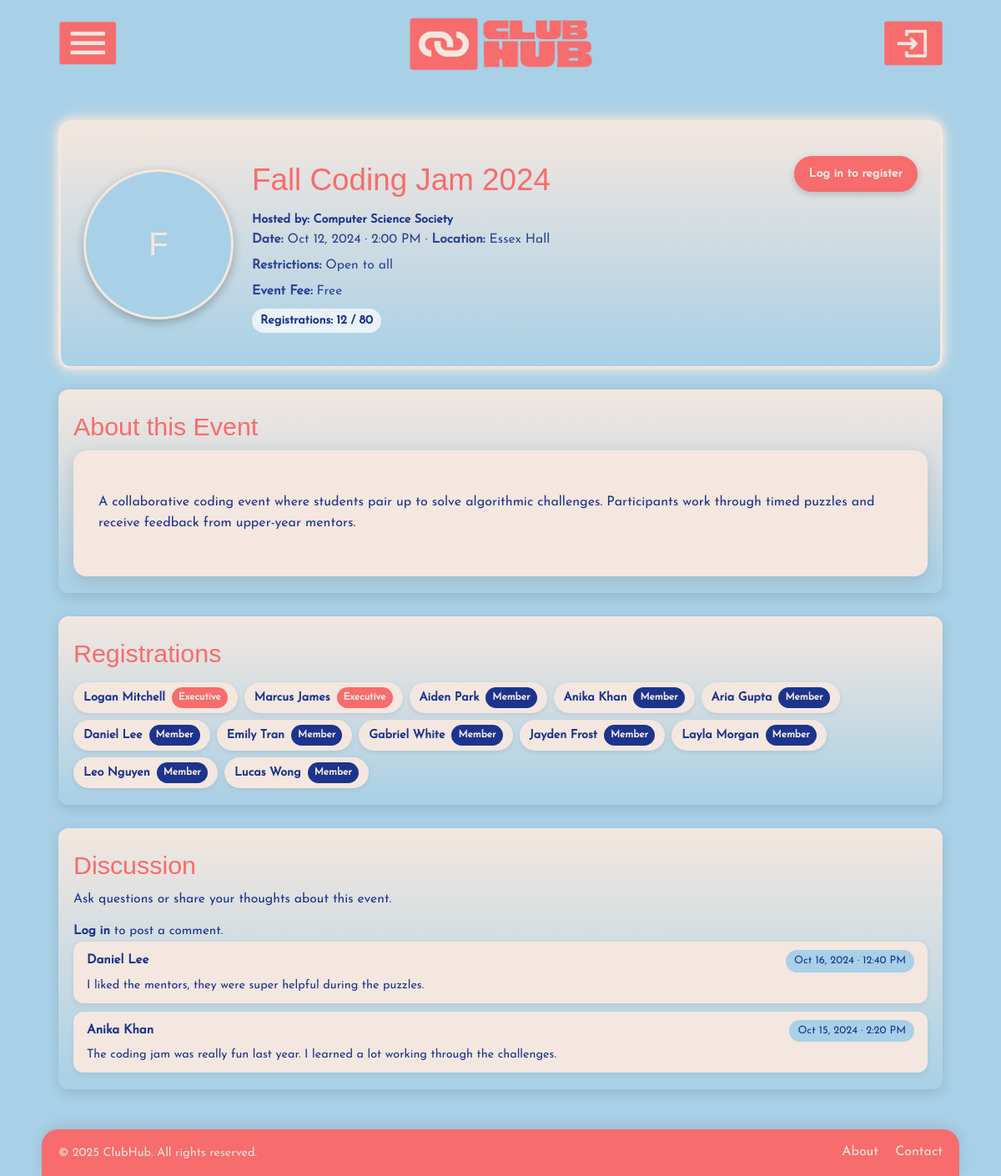
/event/view-event.php?id=1, run on the app's committed database.
### tables this page shows
CREATE TABLE IF NOT EXISTS Event (
    event_id INT AUTO_INCREMENT PRIMARY KEY,
    club_id INT NOT NULL,
    event_name VARCHAR(100) NOT NULL,
    event_description TEXT,
    event_location VARCHAR(255),
    event_date DATETIME,
    capacity INT,
    event_status ENUM('pending', 'approved', 'cancelled') DEFAULT 'pending',
    event_condition ENUM('none', 'women_only', 'undergrad_only', 'first_year_only') DEFAULT 'none',
    registration_open BOOLEAN DEFAULT TRUE,
    event_fee DECIMAL(8,2) DEFAULT 0.00,
    UNIQUE KEY unique_club_event (club_id, event_name),
    FOREIGN KEY (club_id) REFERENCES Club(club_id) ON DELETE CASCADE
);

CREATE TABLE IF NOT EXISTS Club (
    club_id INT AUTO_INCREMENT PRIMARY KEY,
    club_name VARCHAR(100) NOT NULL UNIQUE,
    club_email VARCHAR(100) UNIQUE,
    club_description TEXT,
    creation_date DATE DEFAULT (CURRENT_DATE),
    club_condition ENUM('none', 'women_only', 'undergrad_only', 'first_year_only') DEFAULT 'none',
    club_status ENUM('active', 'inactive') DEFAULT 'active'
);

CREATE TABLE IF NOT EXISTS User (
    user_id INT AUTO_INCREMENT PRIMARY KEY,
    first_name VARCHAR(50) NOT NULL,
    last_name VARCHAR(50) NOT NULL,
    user_email VARCHAR(100) NOT NULL UNIQUE,
    user_password VARCHAR(255) NOT NULL,
    user_status ENUM('active', 'suspended') DEFAULT 'active',
    user_type ENUM('student', 'admin') DEFAULT 'student',
    join_date DATE DEFAULT (CURRENT_DATE),
    gender VARCHAR(20),
    faculty VARCHAR(100),
    level_of_study ENUM('undergraduate', 'graduate') DEFAULT 'undergraduate',
    year_of_study INT
);

CREATE TABLE IF NOT EXISTS Comments (
    comment_id INT AUTO_INCREMENT PRIMARY KEY,
    user_id INT NOT NULL,
    event_id INT NOT NULL,
    comment_message TEXT NOT NULL,
    comment_date TIMESTAMP DEFAULT CURRENT_TIMESTAMP,
    FOREIGN KEY (user_id) REFERENCES User(user_id) ON DELETE CASCADE,
    FOREIGN KEY (event_id) REFERENCES Event(event_id) ON DELETE CASCADE
);

### public/event/view-event.php (the view, shortened to what the rows shown need)
<?php
require_once('../../src/config/utils.php');
require_once(MODELS_PATH . 'Event.php');
require_once(MODELS_PATH . 'User.php');
require_once(MODELS_PATH . 'Registration.php');
require_once(MODELS_PATH . 'Comment.php');
$userId  = $_SESSION['user_id'] ?? null;
$isAdmin = !empty($_SESSION['is_admin']);
$eventId = isset($_GET['id']) ? (int)$_GET['id'] : 0;
$eventModel        = new Event();
$registrationModel = new Registration();
$commentModel      = new Comment();
$event     = null;
$clubId    = null;
$clubName  = '';
if ($isAdmin) {
    $event = $eventModel->findById($eventId);
} else {
    $event = $eventModel->findVisibleById($eventId);
}
if ($event) {
    $clubId    = (int)$event['club_id'];
    $clubName  = $event['club_name'] ?? '';
}
$participantCount = 0;
$capacity         = null;
$isPaidEvent      = false;
$registeredUsers  = [];
if ($event) {
    $participantCount = $registrationModel->countRegistrations($eventId);
    $capacity         = $event['capacity'] !== null ? (int)$event['capacity'] : null;
    $isPaidEvent      = ($event['event_fee'] ?? 0) > 0;
    $registeredUsers = $registrationModel->getUsersForEvent($eventId);
}
$comments = $event ? $commentModel->getCommentsForEvent($eventId) : [];
?>
<!DOCTYPE html>
<html lang="en">
<head>
    <link rel="stylesheet" href="<?php echo STYLE_URL; ?>?v=<?= time(); ?>">
</head>
<body>
<?php include_once(LAYOUT_PATH . 'header.php'); ?>
<main>
    <?php if (!$event): ?>
        <section class="club-section">
            <div class="club-section-header">
                <h2>Event Not Found</h2>
            </div>
            <p class="club-empty">
                The club hosting this event may have been deactivated, the event is not approved yet,
                or the event you are looking for does not exist.
            </p>
        </section>
    <?php else: ?>
        <section class="event-hero">
            <div class="event-hero-inner">
                <div class="event-avatar">
                    <span><?= strtoupper(substr($event['event_name'], 0, 1)) ?></span>
                </div>
                <div class="event-main-info">
                    <div class="event-main-header-row">
                        <div class="event-main-text">
                            <h1><?= htmlspecialchars($event['event_name']); ?></h1>
                            <?php if (!empty($clubName)): ?>
                                <p class="explore-meta event-host-meta">
                                    Hosted by:
                                    <?php if (!empty($clubId)): ?>
                                        <a href="<?= PUBLIC_URL ?>club/view-club.php?id=<?= $clubId ?>">
                                            <?= htmlspecialchars($clubName); ?>
                                        </a>
                                    <?php else: ?>
                                        <?= htmlspecialchars($clubName); ?>
                                    <?php endif; ?>
                                </p>
                            <?php endif; ?>
                            <?php
                            $prettyDate = '';
                            if (!empty($event['event_date'])) {
                                $ts = strtotime($event['event_date']);
                                if ($ts !== false) {
                                    $prettyDate = date('M d, Y · g:i A', $ts);
                                } else {
                                    $prettyDate = $event['event_date'];
                                }
                            }
                            ?>
                            <?php if ($prettyDate || !empty($event['event_location'])): ?>
                                <p class="event-meta-secondary">
                                    <?php if ($prettyDate): ?>
                                        <strong>Date:</strong> <?= htmlspecialchars($prettyDate); ?>
                                    <?php endif; ?>
                                    <?php if (!empty($event['event_location'])): ?>
                                        <?php if ($prettyDate): ?> · <?php endif; ?>
                                        <strong>Location:</strong> <?= htmlspecialchars($event['event_location']); ?>
                                    <?php endif; ?>
                                </p>
                            <?php endif; ?>
                            <p class="event-meta-secondary">
                                <strong>Restrictions:</strong>
                                <?= htmlspecialchars(prettyCondition($event['event_condition'] ?? 'none')); ?>
                            </p>
                            <p class="event-meta-secondary">
                                <strong>Event Fee:</strong>
                                <?php if ($isPaidEvent): ?>
                                    $<?= htmlspecialchars(number_format((float)$event['event_fee'], 2)); ?>
                                <?php else: ?>
                                    Free
                                <?php endif; ?>
                            </p>
                            <p class="event-meta-line">
                                <span>
                                    <strong>Registrations:</strong>
                                    <?= (int)$participantCount ?>
                                    <?php if ($capacity !== null): ?>
                                        / <?= $capacity ?>
                                    <?php endif; ?>
                                </span>
                            </p>
                        </div>
                        <div class="event-actions">
                            <?php if ($isAdmin): ?>
                                <?php if (!empty($event['event_status'])): ?>
                                    <span class="explore-pill explore-pill-status status-<?php echo htmlspecialchars($event['event_status']); ?>"> Event Status:
                                        <?php echo ucfirst($event['event_status']); ?>
                                    </span>
                                <?php endif; ?>
                                <?php if ($event['event_status'] === 'pending'): ?>
                                    <form method="post"
                                          action="<?= PHP_URL ?>admin_handle_approve_event.php"
                                          style="display:inline;">
                                        <input type="hidden" name="event_id" value="<?= $eventId ?>">
                                        <button class="event-primary-btn" type="submit">
                                            Approve Event
                                        </button>
                                    </form>
                                <?php elseif ($event['event_status'] === 'approved'): ?>
                                    <form method="post"
                                          action="<?= PHP_URL ?>admin_handle_unapprove_event.php"
                                          style="display:inline;">
                                        <input type="hidden" name="event_id" value="<?= $eventId ?>">
                                        <button class="event-primary-btn" type="submit">
                                            Unapprove Event
                                        </button>
                                    </form>
                                <?php endif; ?>
                            <?php else: ?>
                                <a class="event-primary-btn" href="<?= PUBLIC_URL ?>login.php">
                                    Log in to register
                                </a>
                            <?php endif; ?>
                        </div>
                    </div>
                </div>
            </div>
        </section>
        <section class="club-section">
            <div class="club-section-header">
                <h2>About this Event</h2>
            </div>
            <div class="event-view-card">
                <?php if (!empty($event['event_description'])): ?>
                    <p class="event-description">
                        <?= nl2br(htmlspecialchars($event['event_description'])); ?>
                    </p>
                <?php else: ?>
                    <p class="club-empty">No description provided for this event.</p>
                <?php endif; ?>
            </div>
        </section>
        <section class="club-section">
            <div class="club-section-header">
                <h2>Registrations</h2>
            </div>
            <?php if (!empty($registeredUsers)): ?>
                <div class="event-registrations">
                    <div class="registration-list">
                        <?php foreach ($registeredUsers as $regUser): ?>
                            <?php
                            $roleRaw   = strtolower($regUser['role'] ?? 'member');
                            $roleLabel = ucfirst($roleRaw);
                            $roleClass = 'registration-role-member';
                            if ($roleRaw !== 'member') {
                                $roleClass = 'registration-role-exec';
                            }
                            ?>
                            <div class="registration-pill">
                                <span class="registration-name">
                                    <a href="<?= PUBLIC_URL ?>user/view-user.php?id=<?= (int)$regUser['user_id'] ?>">
                                        <?= htmlspecialchars($regUser['first_name'] . ' ' . $regUser['last_name']); ?>
                                    </a>
                                </span>
                                <span class="registration-role <?= $roleClass; ?>">
                                    <?= htmlspecialchars($roleLabel); ?>
                                </span>
                            </div>
                        <?php endforeach; ?>
                    </div>
                </div>
            <?php else: ?>
                <p class="club-empty">No one has registered for this event yet.</p>
            <?php endif; ?>
        </section>
        <section class="club-section">
            <div class="club-section-header">
                <h2>Discussion</h2>
                <p>Ask questions or share your thoughts about this event.</p>
            </div>
            <div class="event-comments">
                <?php if ($userId): ?>
                    <form class="comment-form"
                          action="<?= PHP_URL ?>comment_handle_add.php"
                          method="POST">
                        <input type="hidden" name="event_id" value="<?= $eventId ?>">
                        <textarea name="comment"
                                  rows="3"
                                  placeholder="Add a comment..."
                                  required></textarea>
                        <button class="event-primary-btn comment-submit-btn" type="submit">
                            Post Comment
                        </button>
                    </form>
                <?php else: ?>
                    <p class="club-empty event-comments-login">
                        <a href="<?= PUBLIC_URL ?>login.php">Log in</a> to post a comment.
                    </p>
                <?php endif; ?>
                <?php if (!empty($comments)): ?>
                    <ul class="comments-list">
                        <?php foreach ($comments as $comment): ?>
                            <?php
                            $commentUserId = (int)$comment['user_id'];
                            ?>
                            <li class="comment-item">
                                <div class="comment-card">
                                    <div class="comment-header">
                                        <a class="comment-author-link"
                                           href="<?= PUBLIC_URL ?>user/view-user.php?id=<?= $commentUserId ?>">
                                            <?= htmlspecialchars($comment['user_name']); ?>
                                        </a>
                                        <span class="comment-date-pill">
                                            <?php
                                            $cts = strtotime($comment['comment_date']);
                                            echo $cts
                                                ? date('M d, Y · g:i A', $cts)
                                                : htmlspecialchars($comment['comment_date']);
                                            ?>
                                        </span>
                                    </div>
                                    <p class="comment-body"><?= nl2br(htmlspecialchars($comment['comment_message'])); ?></p>
                                </div>
                            </li>
                        <?php endforeach; ?>
                    </ul>
                <?php else: ?>
                    <p class="club-empty">No comments yet. Be the first to comment!</p>
                <?php endif; ?>
            </div>
        </section>
    <?php endif; ?>
</main>
</body>
</html>

### data on the page
event: event_name "F", event_name "Fall Coding Jam 2024", club.club_name "Computer Science Society", event_date "Oct 12, 2024 · 2:00 PM", event_location "Essex Hall", event_condition "Open to all", capacity "80", event_description "A collaborative coding event where students pair up to solve algorithmic challenges. Participants work through timed puzzles and receive feedback from upper-year mentors."
user: first_name+last_name "Logan Mitchell", roleLabel "Executive"
user: first_name+last_name "Marcus James", roleLabel "Executive"
user: first_name+last_name "Aiden Park", roleLabel "Member"
user: first_name+last_name "Anika Khan", roleLabel "Member"
user: first_name+last_name "Aria Gupta", roleLabel "Member"
user: first_name+last_name "Daniel Lee", roleLabel "Member"
user: first_name+last_name "Emily Tran", roleLabel "Member"
user: first_name+last_name "Gabriel White", roleLabel "Member"
user: first_name+last_name "Jayden Frost", roleLabel "Member"
user: first_name+last_name "Layla Morgan", roleLabel "Member"
user: first_name+last_name "Leo Nguyen", roleLabel "Member"
user: first_name+last_name "Lucas Wong", roleLabel "Member"
comments: user_name "Daniel Lee", comment_date "Oct 16, 2024 · 12:40 PM", comment_message "I liked the mentors, they were super helpful during the puzzles."
comments: user_name "Anika Khan", comment_date "Oct 15, 2024 · 2:20 PM", comment_message "The coding jam was really fun last year. I learned a lot working through the challenges."

### other printed values
$participantCount "12"
